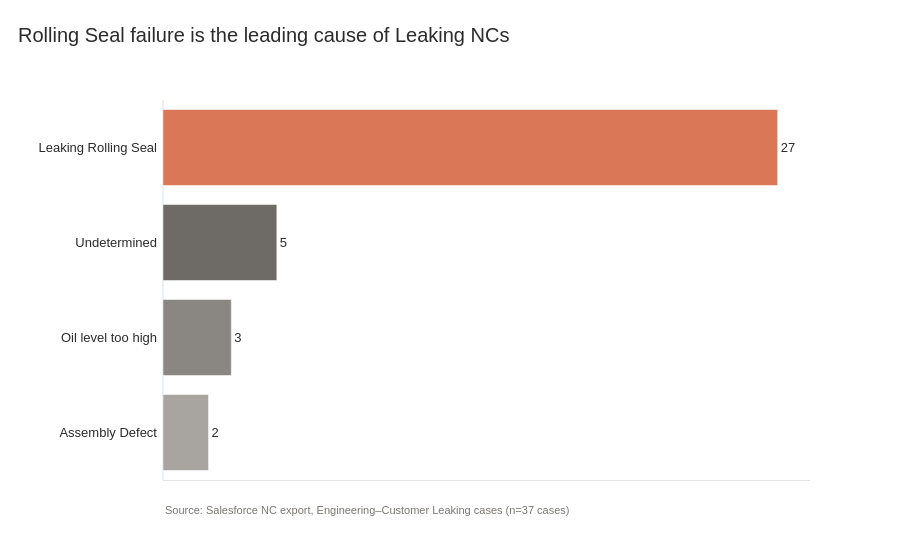

Notebook cell for this chart:
### Code cell
top_leak_cause = leader(leak_counts, "Root Cause")

fig_leak_bar = ranked_bar(
    leak_counts, "Root Cause", top_leak_cause,
    "Rolling Seal failure is the leading cause of Leaking NCs",
)
add_source(fig_leak_bar, f"Source: Salesforce NC export, Engineering–Customer Leaking cases (n={len(df_leak)} cases)")

### Figure 1 — Plotly figure (JSON) as saved in the notebook; plotly's stock layout.template omitted (floating-point values rounded to 4 significant figures)
{"data": [{"hovertemplate": "Root Cause=%{y}<br>Count=%{text}<extra></extra>", "legendgroup": "Leaking Rolling Seal", "marker": {"color": "#D97757", "pattern": {"shape": ""}}, "name": "Leaking Rolling Seal", "orientation": "h", "showlegend": true, "text": [27.0], "textposition": "outside", "type": "bar", "x": [27], "xaxis": "x", "y": ["Leaking Rolling Seal"], "yaxis": "y"}, {"hovertemplate": "Root Cause=%{y}<br>Count=%{text}<extra></extra>", "legendgroup": "Undetermined", "marker": {"color": "#6E6B66", "pattern": {"shape": ""}}, "name": "Undetermined", "orientation": "h", "showlegend": true, "text": [5.0], "textposition": "outside", "type": "bar", "x": [5], "xaxis": "x", "y": ["Undetermined"], "yaxis": "y"}, {"hovertemplate": "Root Cause=%{y}<br>Count=%{text}<extra></extra>", "legendgroup": "Oil level too high", "marker": {"color": "#8A8782", "pattern": {"shape": ""}}, "name": "Oil level too high", "orientation": "h", "showlegend": true, "text": [3.0], "textposition": "outside", "type": "bar", "x": [3], "xaxis": "x", "y": ["Oil level too high"], "yaxis": "y"}, {"hovertemplate": "Root Cause=%{y}<br>Count=%{text}<extra></extra>", "legendgroup": "Assembly Defect", "marker": {"color": "#A8A5A0", "pattern": {"shape": ""}}, "name": "Assembly Defect", "orientation": "h", "showlegend": true, "text": [2.0], "textposition": "outside", "type": "bar", "x": [2], "xaxis": "x", "y": ["Assembly Defect"], "yaxis": "y"}], "layout": {"annotations": [{"font": {"color": "#7A7772", "size": 11}, "showarrow": false, "text": "Source: Salesforce NC export, Engineering–Customer Leaking cases (n=37 cases)", "x": 0, "xanchor": "left", "xref": "paper", "y": -0.1, "yref": "paper"}], "barmode": "relative", "legend": {"title": {"text": "Root Cause"}, "tracegroupgap": 0}, "showlegend": false, "title": {"text": "Rolling Seal failure is the leading cause of Leaking NCs"}, "xaxis": {"anchor": "y", "domain": [0, 1], "showgrid": false, "showticklabels": false, "title": {"text": ""}}, "yaxis": {"anchor": "x", "categoryarray": ["Assembly Defect", "Oil level too high", "Undetermined", "Leaking Rolling Seal"], "categoryorder": "array", "domain": [0, 1], "title": {"text": ""}}}}
